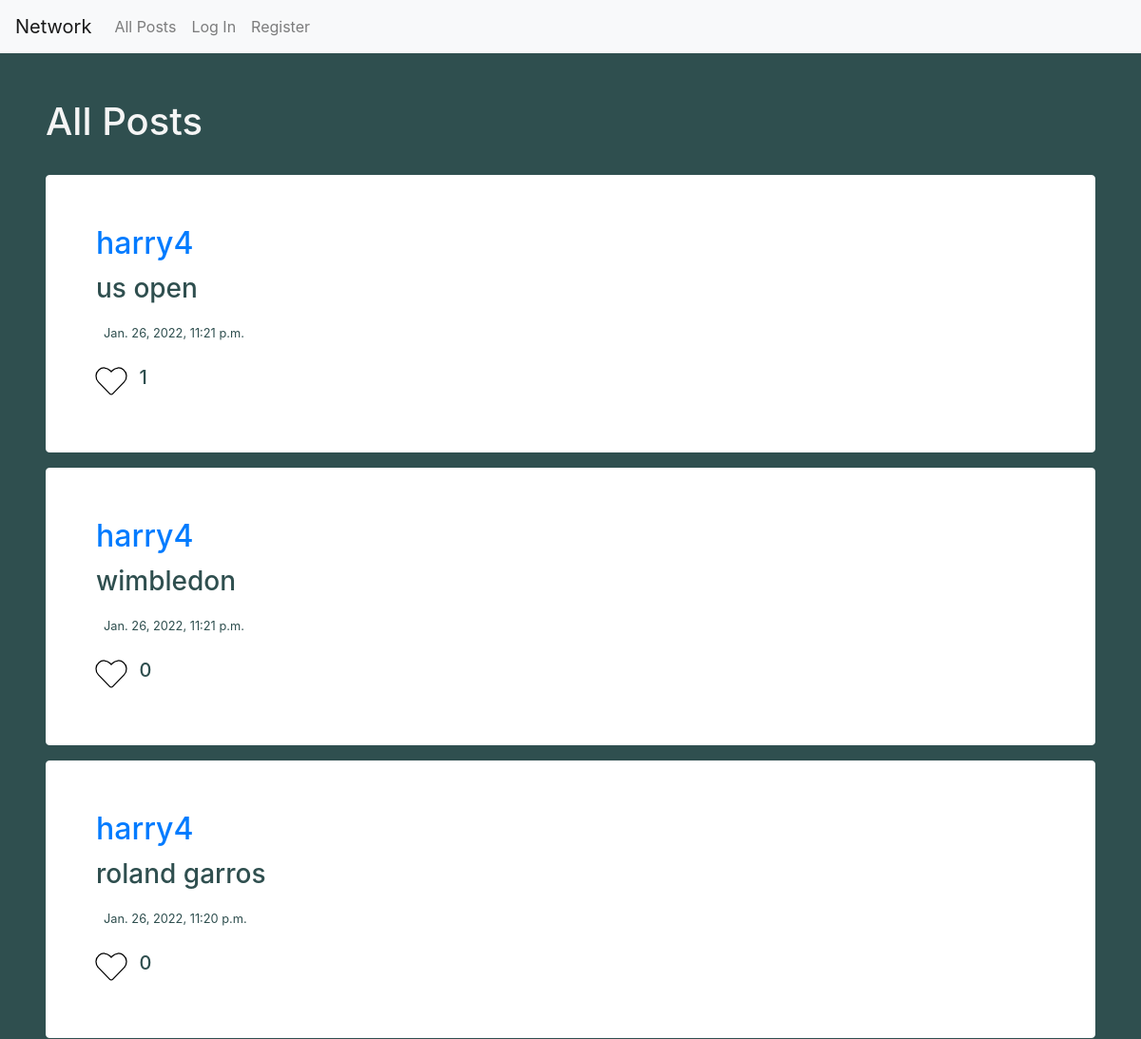
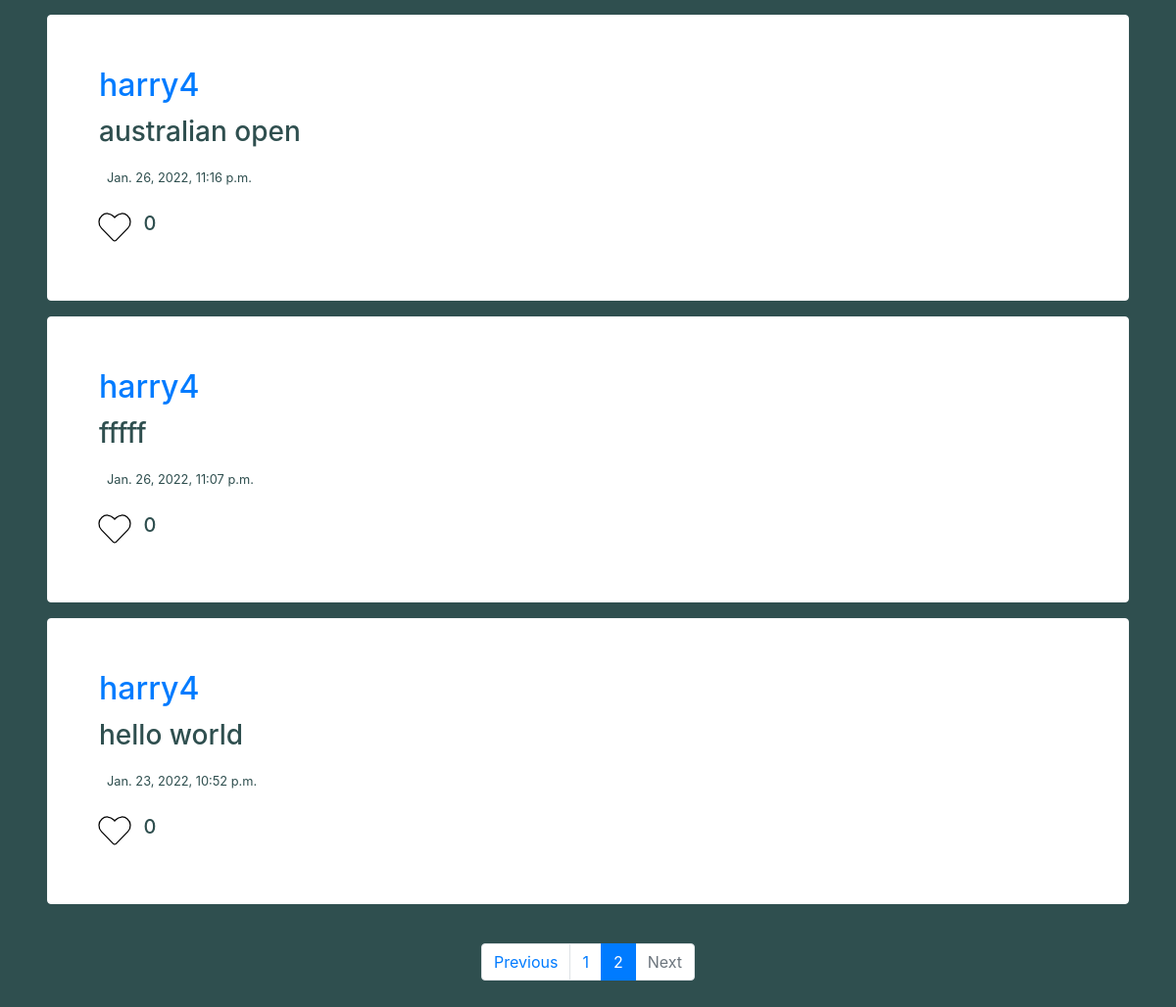
Screenshot of /?page=2 with the database file from the repository (2 pictures, top to bottom).
### network/models.py (models this page shows, shortened)
class Post(models.Model):
    user = models.ForeignKey(User,on_delete=models.CASCADE,related_name="userID")
    contents = models.CharField(max_length=280, default=None)
    created_dt = models.DateTimeField(default=datetime.datetime.now)
    likes = models.ManyToManyField(User, related_name="likes", blank=True)
    def get_likes_count(self):
        return self.likes.count()

class User(AbstractUser):
    follow_list = models.ManyToManyField("self", related_name='follows', blank=True, symmetrical=False)

### network/views.py (the view)
# urls.py: path("", views.index, name="index"),
def index(request):
    unpaginated_posts = Post.objects.all().order_by('-created_dt')
    all_posts = paginate(request, unpaginated_posts)
    return render(request, "network/index.html", {
        'form': forms.CreatePostForm(),
        'all_posts': all_posts,
        "title": "All Posts",
        'remove_create_post': "False"
    })

### network/views.py (called while the page is built)
def paginate(request, dataList):
    paginator = Paginator(dataList, MAX_POSTS_PER_PAGE)
    page_num = request.GET.get('page')
    page_obj = paginator.get_page(page_num)
    return page_obj

### network/templates/network/index.html (shortened to what this page needs)
{% extends "network/layout.html" %}
{% load static %}
{% block body %}
<div class="container-fluid" id="index-view">
  {% if is_profile_page == "True" %}
    {% include "network/profile.html" %}
  {% else %}
    <h1>{{ title }}</h1>
  {% endif %}
    <br>
    {% for post in all_posts %}
    <div class="card border-light mb-3" id="post-view">
        <div class="card-body">
            <h2 class="card-title"><a href="{% url 'profile' post.user.username %}">{{post.user.username}}</a></h2>
            <h3 class="card-text" id="post_body_{{post.id}}"> {{ post.contents }}</h3>
            <p class="card-text ml-auto p-2"><small>{{post.created_dt}}</small></p>
            <div style="display: inline-flex">
              {% if request.user in post.likes.all %}
                <i id="like_btn_{{post.id}}" class="fa fa-heart fa-2x" style="color: salmon; " onclick="like_or_unlike(`{{post.id}}`)"></i>
              {% else %}
                <i id="like_btn_{{post.id}}" class="fa fa-heart fa-2x" style="color: white; " onclick="like_or_unlike(`{{post.id}}`)"></i>
              {% endif %}
              <h5 id="like_count_{{post.id}}"> {{ post.get_likes_count }}</h5>
            </div>
        </div>
    </div>
    {% endfor %}
    <br>
    <ul class="pagination justify-content-center">
        {% if all_posts.has_previous %}
          <li class="page-item"><a class="page-link" href="?page={{ all_posts.previous_page_number }}">Previous</a></li>
        {% else %}
          <li class="page-item disabled"><a class="page-link" href="#">Previous</a></li>
        {% endif %}
        {% for i in all_posts.paginator.page_range %}
          {% if all_posts.number == i %}
            <li class="page-item active"><span class="page-link">{{ i }}</span></li>
          {% else %}
            <li class="page-item"><a class="page-link" href="?page={{ i }}">{{ i }}</a></li>
          {% endif %}
        {% endfor %}
        {% if all_posts.has_next %}
          <li class="page-item"><a class="page-link" href="?page={{ all_posts.next_page_number }}">Next</a></li>
        {% else %}
          <li class="page-item disabled"><span class="page-link">Next</span></li>
        {% endif %}
    </ul>
</div>
<link rel="stylesheet" href="https://cdnjs.cloudflare.com/ajax/libs/font-awesome/4.7.0/css/font-awesome.min.css">
{% endblock %}

### network/static/network/styles.css (style rules this page uses)
#index-view, #following-view, #profile-view, #login-view, #register-view { color:whitesmoke; padding:3rem; }
.card { background-color: white; color: darkslategray; }
#post-view { padding: 2rem; position:relative; }
body { background-color:darkslategray; }

### rows the page displays
Post: user.username "harry4", contents "us open", created_dt "Jan. 26, 2022, 11:21 p.m.", get_likes_count "1"
Post: user.username "harry4", contents "wimbledon", created_dt "Jan. 26, 2022, 11:21 p.m.", get_likes_count "0"
Post: user.username "harry4", contents "roland garros", created_dt "Jan. 26, 2022, 11:20 p.m.", get_likes_count "0"
Post: user.username "harry4", contents "australian open", created_dt "Jan. 26, 2022, 11:16 p.m.", get_likes_count "0"
Post: user.username "harry4", contents "fffff", created_dt "Jan. 26, 2022, 11:07 p.m.", get_likes_count "0"
Post: user.username "harry4", contents "hello world", created_dt "Jan. 23, 2022, 10:52 p.m.", get_likes_count "0"

### other values shown
{{ title }} "All Posts"
{{ i }} "1"
{{ i }} "2"
